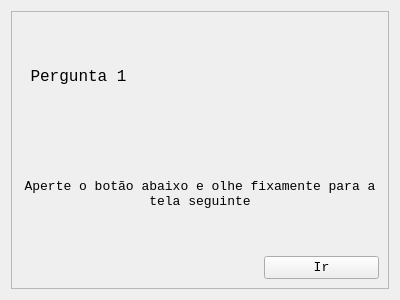
<?xml version="1.0" encoding="UTF-8"?>
<ui version="4.0">
 <class>Pergunta1</class>
 <widget class="QWidget" name="Pergunta1">
  <property name="geometry">
   <rect>
    <x>0</x>
    <y>0</y>
    <width>400</width>
    <height>300</height>
   </rect>
  </property>
  <property name="windowTitle">
   <string>Form</string>
  </property>
  <property name="styleSheet">
   <string notr="true"/>
  </property>
  <layout class="QGridLayout" name="gridLayout">
   <item row="0" column="0">
    <widget class="QScrollArea" name="scrollArea">
     <property name="widgetResizable">
      <bool>true</bool>
     </property>
     <widget class="QWidget" name="scrollAreaWidgetContents">
      <property name="geometry">
       <rect>
        <x>0</x>
        <y>0</y>
        <width>380</width>
        <height>280</height>
       </rect>
      </property>
      <layout class="QGridLayout" name="gridLayout_2">
       <item row="3" column="2">
        <widget class="QPushButton" name="ir">
         <property name="font">
          <font>
           <family>Consolas</family>
           <pointsize>10</pointsize>
          </font>
         </property>
         <property name="text">
          <string>Ir</string>
         </property>
        </widget>
       </item>
       <item row="1" column="0">
        <widget class="QLabel" name="titulo">
         <property name="font">
          <font>
           <family>Consolas</family>
           <pointsize>10</pointsize>
          </font>
         </property>
         <property name="text">
          <string>&lt;html&gt;&lt;head/&gt;&lt;body&gt;&lt;p align=&quot;center&quot;&gt;&lt;span style=&quot; font-size:12pt;&quot;&gt;Pergunta 1&lt;/span&gt;&lt;/p&gt;&lt;/body&gt;&lt;/html&gt;</string>
         </property>
        </widget>
       </item>
       <item row="2" column="0" colspan="3">
        <widget class="QLabel" name="enunciado">
         <property name="font">
          <font>
           <family>Consolas</family>
           <pointsize>9</pointsize>
          </font>
         </property>
         <property name="text">
          <string>&lt;html&gt;&lt;head/&gt;&lt;body&gt;&lt;p align=&quot;center&quot;&gt;&lt;span style=&quot; font-size:10pt;&quot;&gt;Aperte o botão abaixo e olhe fixamente para a tela seguinte&lt;/span&gt;&lt;/p&gt;&lt;/body&gt;&lt;/html&gt;</string>
         </property>
         <property name="textFormat">
          <enum>Qt::RichText</enum>
         </property>
         <property name="wordWrap">
          <bool>true</bool>
         </property>
        </widget>
       </item>
      </layout>
     </widget>
    </widget>
   </item>
  </layout>
 </widget>
 <resources/>
 <connections/>
</ui>
